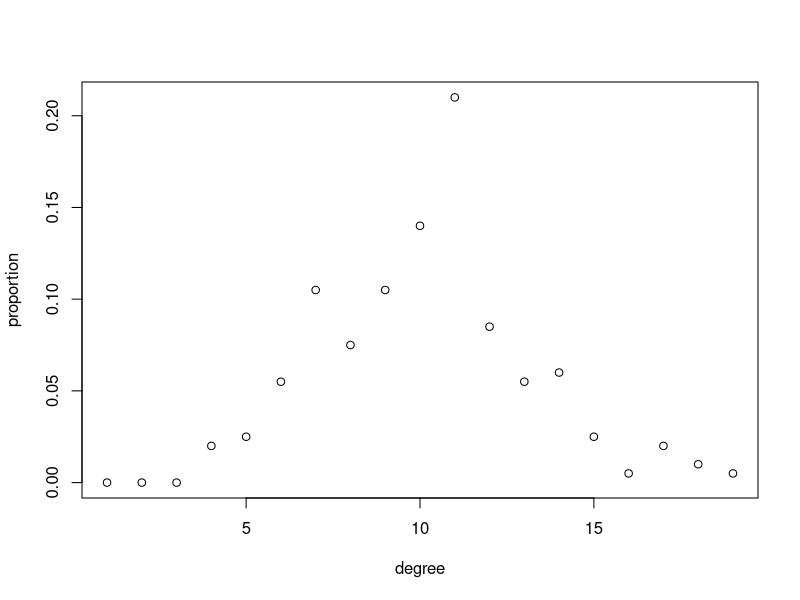
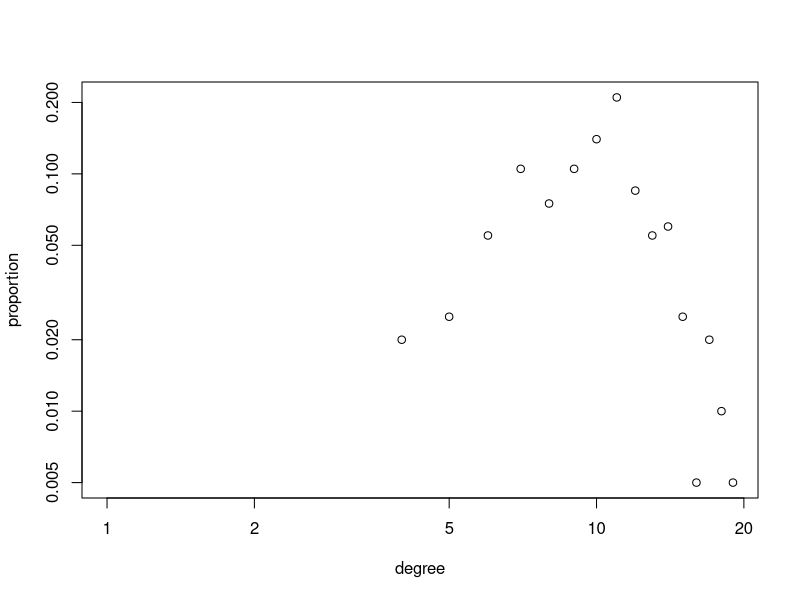

Write the R code that produced these figures, in order.

library(igraph)  # ライブラリを読み込み
ER<-erdos.renyi.game(n=200,p=0.05)  # ER モデルでノード数 200 密度 0.05 のグラフを生成
# write.graph(g1,"er.dot",format="dot") # グラフを er.dot というファイルに書き出し
WS<-watts.strogatz.game(dim=1,size=200,nei=5,p=0.05) # WS モデルでグラフを生成
# write.graph(g2,"ws.dot",format="dot") 
BA<-ba.game(n=200,m=2,directed=F) # BA モデルでグラフを生成
# write.graph(g3,"ba.dot",format="dot")

# #plot
# library(igraph)
# g1<-erdos.renyi.game(n=200,p=0.05)
# plot(g1)

library(igraph)
g<-erdos.renyi.game(n=200,p=0.05)
dd<-degree.distribution(g) # 次数分布を求める
plot(dd[-1],xlab="degree",ylab="proportion") # 次数分布をプロットする
plot(dd[-1],log="xy",xlab="degree",ylab="proportion") # 両対数軸でプロットする

#edgelist
ERedgelist<-get.edgelist(ER)
write.table(ERedgelist, "ERnetwork.txt", quote=F, col.names=F,row.names=F, append=F)
BAedgelist<-get.edgelist(BA)
write.table(BAedgelist, "BAnetwork.txt", quote=F, col.names=F,row.names=F, append=F)
